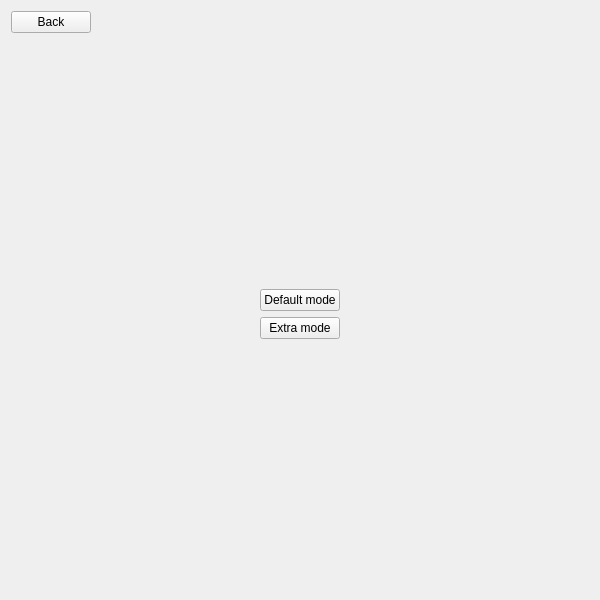
<?xml version="1.0" encoding="UTF-8"?>
<ui version="4.0">
 <class>Form</class>
 <widget class="QWidget" name="Form">
  <property name="geometry">
   <rect>
    <x>0</x>
    <y>0</y>
    <width>600</width>
    <height>600</height>
   </rect>
  </property>
  <property name="windowTitle">
   <string>Form</string>
  </property>
  <layout class="QVBoxLayout" name="verticalLayout">
   <item alignment="Qt::AlignLeft">
    <widget class="QPushButton" name="backButton">
     <property name="text">
      <string>Back</string>
     </property>
    </widget>
   </item>
   <item>
    <spacer name="verticalSpacer">
     <property name="orientation">
      <enum>Qt::Vertical</enum>
     </property>
     <property name="sizeHint" stdset="0">
      <size>
       <width>20</width>
       <height>227</height>
      </size>
     </property>
    </spacer>
   </item>
   <item alignment="Qt::AlignHCenter">
    <widget class="QPushButton" name="defaultModeButton">
     <property name="text">
      <string>Default mode</string>
     </property>
    </widget>
   </item>
   <item alignment="Qt::AlignHCenter">
    <widget class="QPushButton" name="extraModeButton">
     <property name="text">
      <string>Extra mode</string>
     </property>
    </widget>
   </item>
   <item>
    <spacer name="verticalSpacer_2">
     <property name="orientation">
      <enum>Qt::Vertical</enum>
     </property>
     <property name="sizeHint" stdset="0">
      <size>
       <width>20</width>
       <height>227</height>
      </size>
     </property>
    </spacer>
   </item>
  </layout>
 </widget>
 <resources/>
 <connections/>
</ui>
